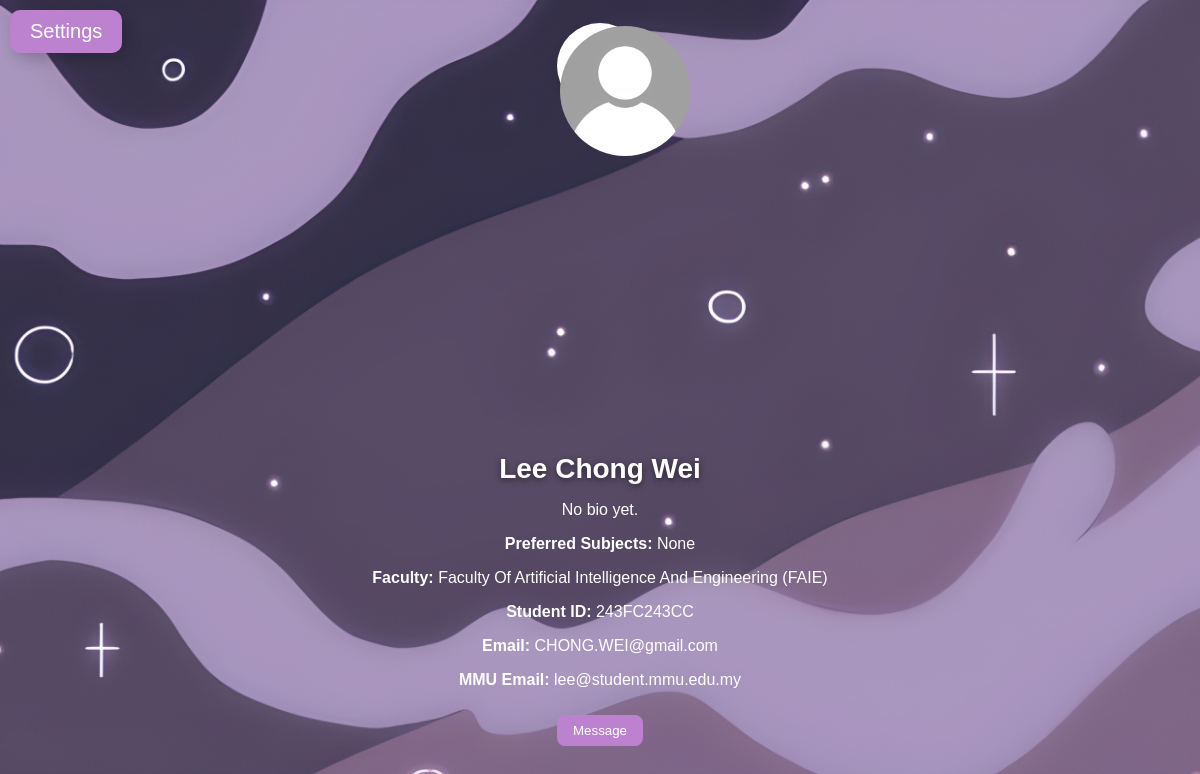
Page /display_profile/5 (signed in) on the earlier database version.
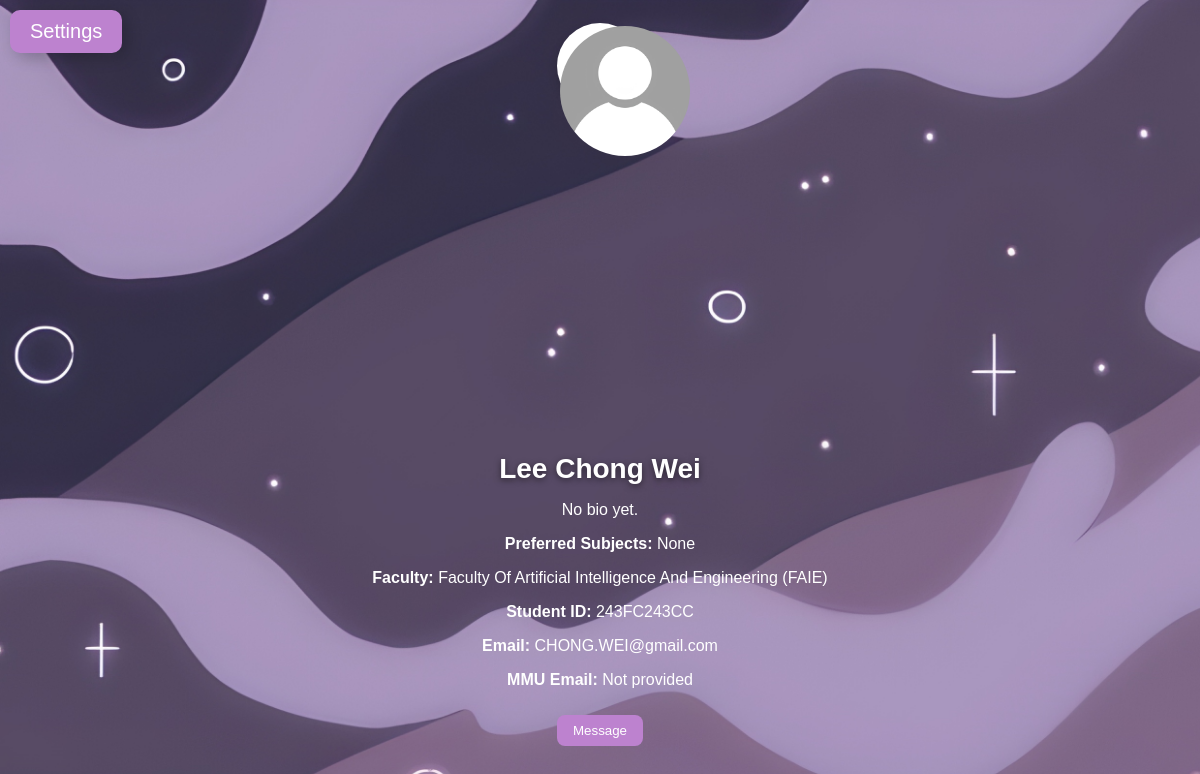
Same page on the later database version.
### app.py (models this page shows)
class User(db.Model):
    id = db.Column(db.Integer, primary_key=True)
    username = db.Column(db.String(100), unique=True, nullable=False)
    password = db.Column(db.String(100), nullable=False)
    faculty = db.Column(db.String(100), nullable=False)
    student_id = db.Column(db.String(100), unique=True, nullable=False)
    user_email = db.Column(db.String(100), unique=True, nullable=False)
    mmu_email = db.Column(db.String(100), unique=True, nullable=True)
    bio = db.Column(db.Text, nullable=True)
    avatar = db.Column(db.String(200), nullable=True)
    background = db.Column(db.String(200), nullable=True)
    preferred_subjects = db.Column(db.String(100), nullable=True)
    verified = db.Column(db.Boolean, default=False)
    status = db.Column(db.String(20), default='active')
    created_at = db.Column(db.DateTime, default=datetime.utcnow)
    admin = db.Column(db.Boolean, default=False)
    mmu_email_updated_at = db.Column(db.DateTime, nullable=True)

### app.py (the view)
@app.route("/display_profile/<int:user_id>")
def display_profile(user_id):
    if "user_id" not in session:
        return redirect(url_for("login", next=request.url))
    user = User.query.get(user_id)
    if not user:
        return "User not found", 404
    avatar = user.avatar or "img/default_avatar.jpg"
    background = user.background or "default_bg.jpg"
    bio = user.bio or ""
    return render_template("display_profile.html",
                           user=user,
                           avatar=avatar,
                           background=background,
                           bio=bio)

### templates/display_profile.html (shortened to what this page needs)
<!DOCTYPE html>
<html>
<head>
    <link rel="stylesheet" href="{{ url_for('static', filename='Style.css') }}">
</head>
<body>
    <label for="menu-toggle" class="openbtn">Settings</label>
    <div class="profile-cover">
        <img src="{{ url_for('static', filename=background) }}" alt="Background" class="profile-background">
        <div class="profile-avatar">
            <img src="{{ url_for('static', filename=avatar) }}" alt="Avatar">
        </div>
    </div>
    <div class="profile-info">
        <h1>{{ user.username }}</h1>
        <p class="profile-bio">{{ bio or 'No bio yet.' }}</p>
        <p><strong>Preferred Subjects:</strong>
            {% if user.preferred_subjects %}
                {{ user.preferred_subjects }}
            {% else %}
                None
            {% endif %}
        </p>
        <p><strong>Faculty:</strong> {{ user.faculty }}</p>
        <p><strong>Student ID:</strong> {{ user.student_id }}</p>
        <p><strong>Email:</strong> {{ user.user_email }}</p>
        <p><strong>MMU Email:</strong> {{ user.mmu_email or 'Not provided' }}</p>
        {% if session['user_id'] != user.id %}
            <div class="chat-btn">
                <a href="{{ url_for('message', recipient=user.username) }}">
                    <button type="button">Message</button>
                </a>
            </div>
        {% endif %}
    </div>
</body>
</html>

### static/Style.css (style rules this page uses)
body { font-family: 'Nunito', sans-serif; color: #ffffff; background: #f4f6f8; background-image: url("img/home background.jpg"); background-size: cover; background-repeat: no-repeat; background-position: center center; min-height: 100vh; margin: 0; padding: 0; }
html, body, * { cursor: url("img/cursor.png") 0 0, auto !important; }
a, button, input, select, textarea { cursor: url("img/cursor.png") 0 0, auto !important; }
body { margin: 0; font-family: 'Nunito', sans-serif; }
.openbtn { font-size: 20px; cursor: pointer; background-color: #9b7abe; color: white; padding: 10px 20px; border: none; display: inline-block; margin: 10px; border-radius: 10px; box-shadow: 5px 5px 15px rgba(0,0,0,0.2); }
.profile-cover { width: 100%; height: 300px; position: relative; overflow: visible; }
.profile-background { width: 95%; height: 100%; object-fit: cover; position: absolute; top: 0; left: 0; border-radius: 30px; left: 50%; transform: translateX(-50%); }
.profile-avatar { position: absolute; bottom: -75px; left: 50%; transform: translateX(-50%); z-index: 10; }
.profile-avatar img { width: 130px; height: 130px; border-radius: 50%; object-fit: cover; cursor: pointer; transition: transform 0.2s; }
.profile-info { margin-top: 40px; text-align: center; padding: 20px; border-radius: 12px; max-height: 400px; overflow-y: auto; }
.profile-info h1 { margin: 10px 0; font-size: 28px; font-weight: 800; color: #fff; text-shadow: 0 2px 6px rgba(0,0,0,0.5); }
.profile-info button { margin-top: 10px; padding: 8px 16px; border-radius: 8px; border: none; background-color:#7a5dbf; color: white; cursor: pointer; }
body { font-family: Arial, sans-serif; color: #ffffff; background: #f4f6f8; background-image: url("img/home background.jpg"); background-size: cover; background-repeat: no-repeat; background-position: center center; min-height: 100vh; margin: 0; padding: 0; }
body { margin: 0; font-family: Arial, sans-serif; }
.openbtn { font-size: 20px; cursor: pointer; background-color: #bd82cf; color: white; padding: 10px 20px; border: none; display: inline-block; margin: 10px; }
.profile-background { width: 100%; height: 110%; object-fit: cover; position: absolute; top: 0; left: 0; }
.profile-info { margin-top: 60px; text-align: center; padding: 20px; border-radius: 12px; max-height: 400px; overflow-y: auto; }
.profile-info h1 { margin: 10px 0; }
.profile-info button { margin-top: 10px; padding: 8px 16px; border-radius: 8px; border: none; background-color:#bd82cf; color: white; cursor: pointer; }
.profile-avatar { position: absolute; top: -40px; left: 50%; transform: translateX(-50%); width: 80px; height: 80px; border-radius: 50%; object-fit: cover; border: 3px solid rgba(255, 255, 255, 0.8); box-shadow: 0 4px 10px rgba(0,0,0,0.15); background: #fff; }

Differences in the rows shown:
changed User "Lee Chong Wei": mmu_email "lee@student.mmu.edu.my" → "Not provided"
